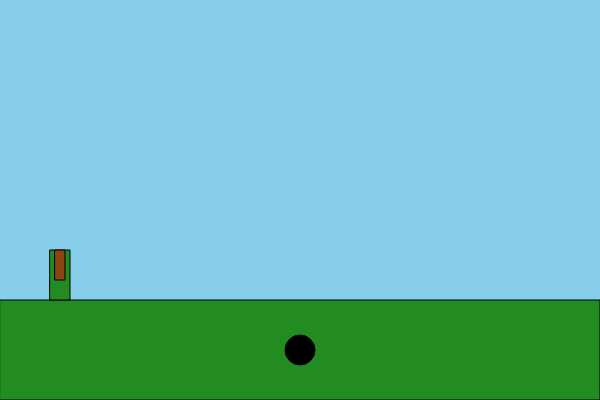
Frame 1 (no input)
Frame 60 (no input): identical to frame 1, image omitted
Frame 120 (the mouse pressed at the canvas centre since frame 60): identical to frame 1, image omitted

The p5.js sketch that drew this single still picture (run headless with seeded random() and noise() and a simulated clock; from frame 60 on, the mouse is pressed at the canvas centre):

// p5.js sketch
// ── sketch.js
let personagem;
let modo = 'campo';

function setup() {
  createCanvas(600, 400);
  personagem = {
    x: width / 2,
    y: height - 50,
    size: 30
  };
}

function draw() {
  background(220);
  
  if (modo === 'campo') {
    drawCampo();
  } else if (modo === 'cidade') {
    drawCidade();
  }
  
  fill(0);
  ellipse(personagem.x, personagem.y, personagem.size);
}

function drawCampo() {
  background(135, 206, 235);
  fill(34, 139, 34);
  rect(0, height - 100, width, 100);
  fill(34, 139, 34);
  rect(50, height - 150, 20, 50);
  fill(139, 69, 19);
  rect(55, height - 150, 10, 30);
}

function drawCidade() {
  background(180);
  fill(100);
  rect(50, height - 200, 50, 200);
  rect(150, height - 250, 60, 250);
  rect(250, height - 180, 40, 180);
  rect(350, height - 300, 70, 300);
  rect(470, height - 220, 50, 220);
}

function keyPressed() {
  if (key === 'ArrowLeft') {
    personagem.x -= 10;
  } else if (key === 'ArrowRight') {
    personagem.x += 10;
  } else if (key === 'S' || key === 'C') {
    modo = 'campo';
  } else if (key === 'D' || key === 'J') {
    modo = 'cidade';
  }
}
